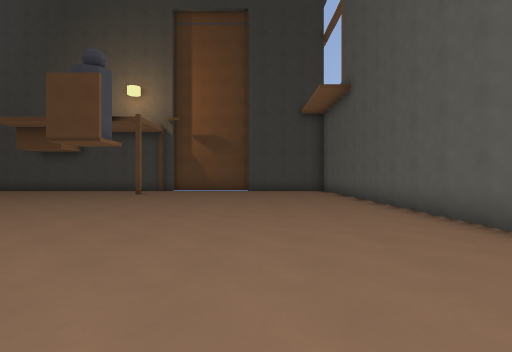
View 1 (above)

16 first-person views from a walk through a Godot game level. The camera is 1.5 m above the floor, looks level and sees 80° across. The floor is counted in squares, 2 m on a side. Each view is taken from the middle of a square. On the plan, view 1 faces up. The plan holds only what a view shows up to about 10 squares ahead; the rest is blank. The place goes on beyond the plan. Characters and animated objects are not drawn.

View 2
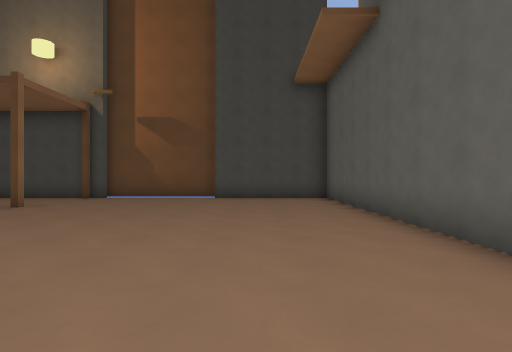

View 3
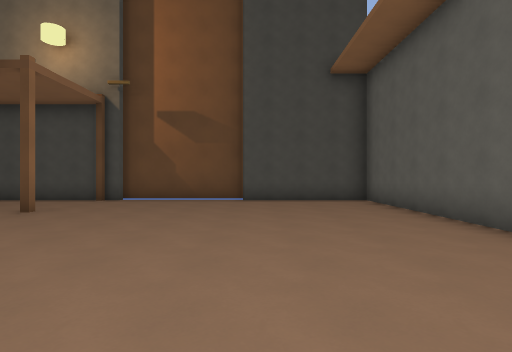

View 4
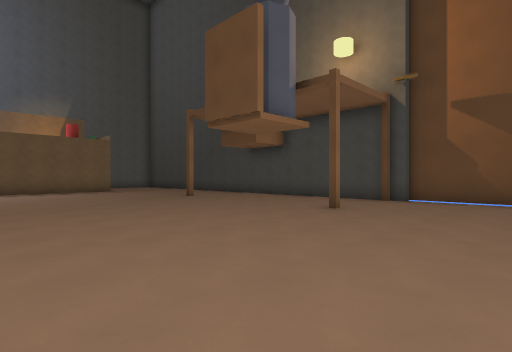

View 5
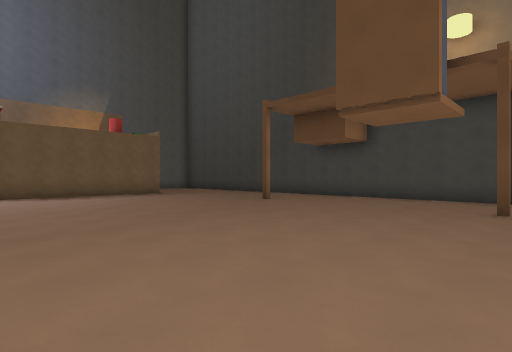

View 6
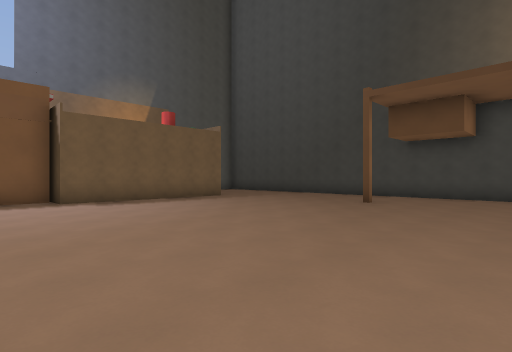

View 7
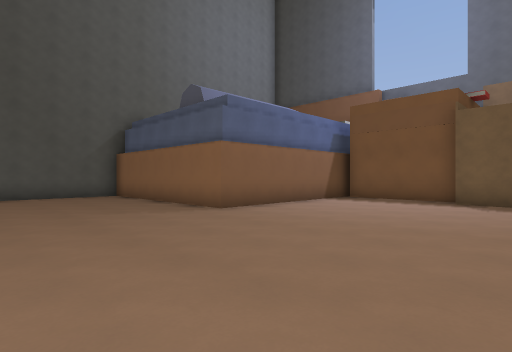

View 8
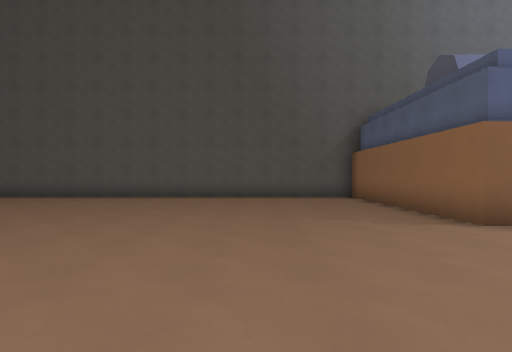

View 9
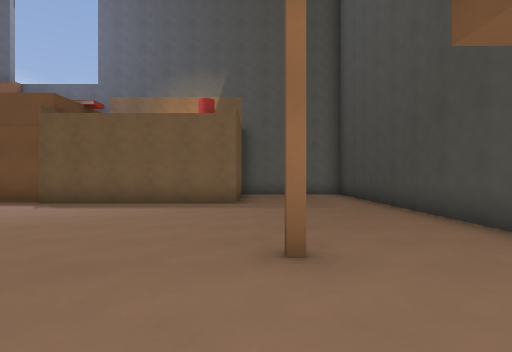

View 10
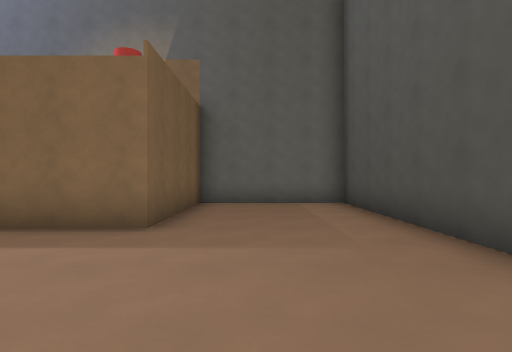

View 11
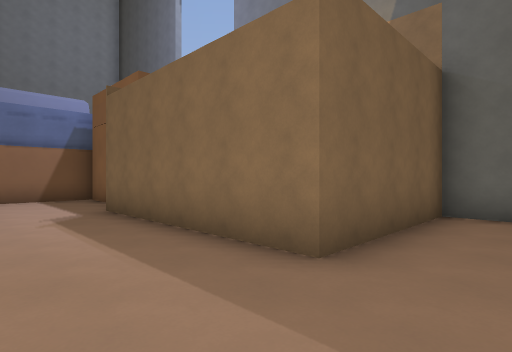

View 12
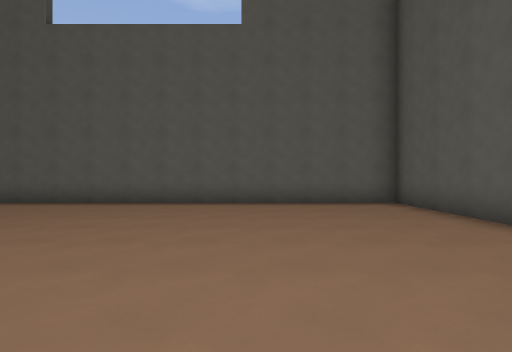

View 13
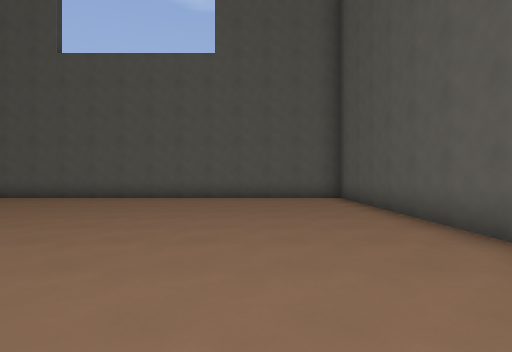

View 14
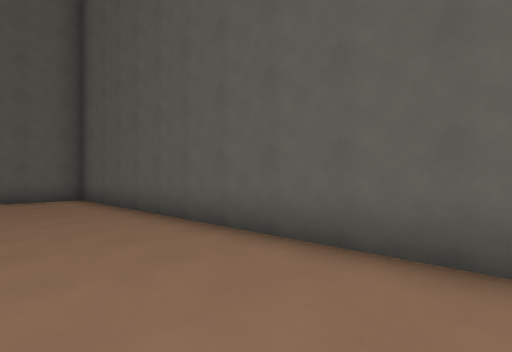

View 15
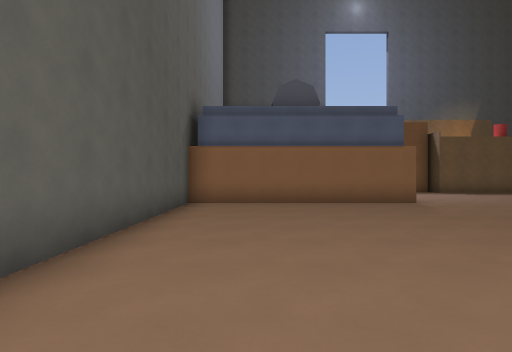

View 16
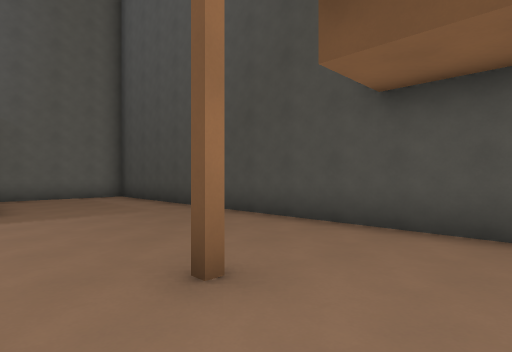

### Floor plan
Points are (right, up) in squares from view 1. A wall is a line through its corners. A room is listed if a view was taken in it or the views show most of it. See-through windows are left out.
Room 1 (views 1, 2, 3, 4, 5, 6, 7, 8, 9, 10, 11, 12, 13, 14, 15, 16)
walls: (-4.9, 15.4) (-20.4, 15.4) (-20.4, 11.4) (-16.4, 11.4) (-16.4, 9.5); (-4.1, 15.4) (-4.8, 15.4); (-16.4, 7.6) (-16.4, 6); (-17.1, 6) (-17.1, 2.4) (-11.4, 2.4) (-11.4, -3.9) (3.4, -3.9) (3.4, 15.4) (-0.5, 15.4); (-0.4, 15.7) (-4.2, 15.7)

Where each view was taken, in squares from view 1:
view 1: 0 up, 0 right, facing up
view 2: 5 up, 1 right, facing up
view 3: 6 up, 0 right, facing up
view 4: 6 up, 1 left, facing up-left
view 5: 5 up, 4 left, facing up-left
view 6: 4 up, 7 left, facing up-left
view 7: 8 up, 7 left, facing down-left
view 8: 7 up, 8 left, facing down
view 9: 12 up, 8 left, facing left
view 10: 13 up, 12 left, facing left
view 11: 13 up, 14 left, facing down-left
view 12: 0 up, 5 left, facing right
view 13: 1 down, 7 left, facing right
view 14: 1 down, 7 left, facing down-right
view 15: 2 down, 3 left, facing left
view 16: 11 up, 9 left, facing up-left
